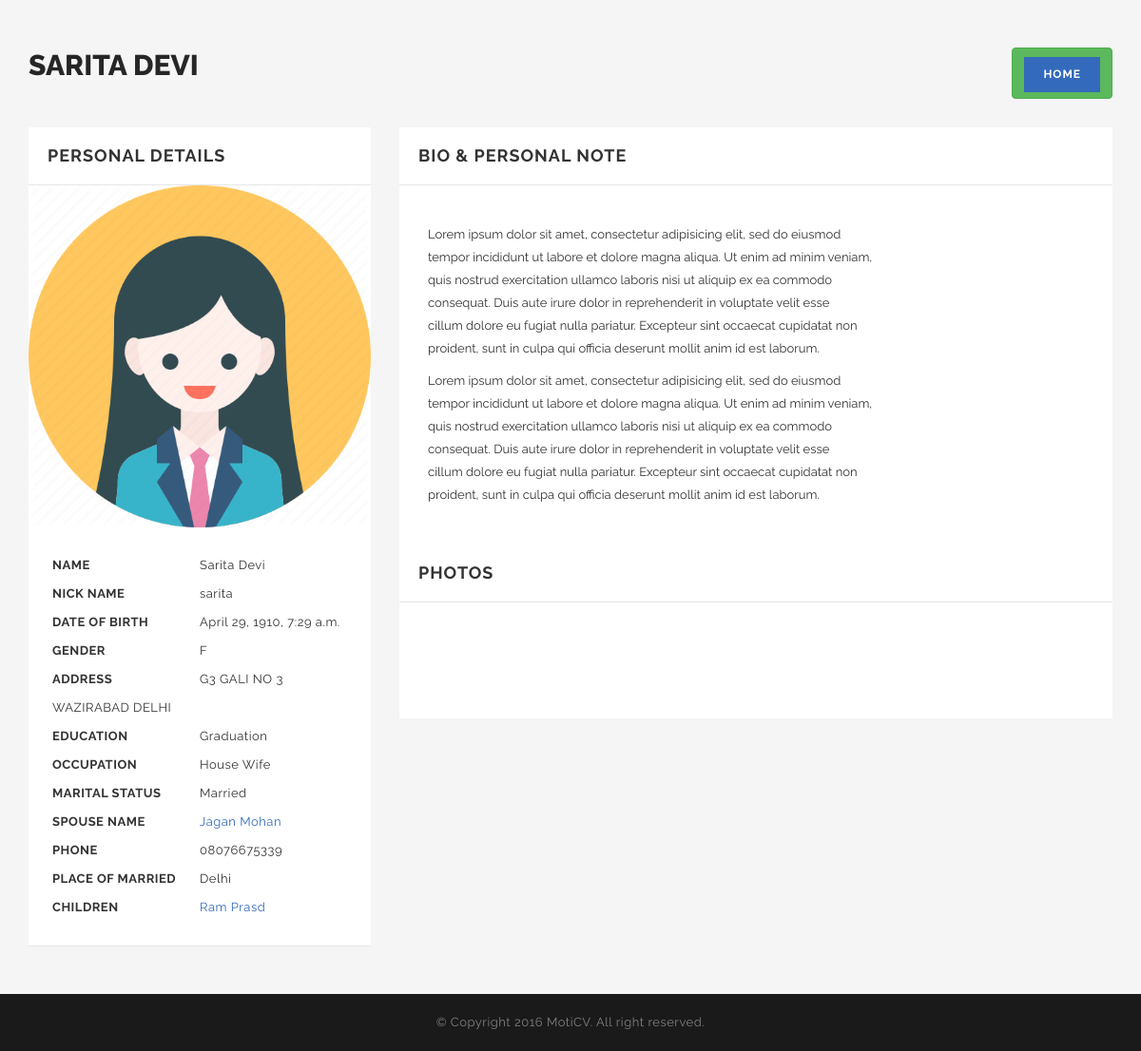
/p/1, run on the app's committed database.
### website/models.py (models this page shows, shortened)
class PersonProfile(models.Model):
	created_by = models.ForeignKey(User, on_delete=models.CASCADE)
	name = models.CharField(blank=False, max_length=255)
	nickname = models.CharField(blank=True, max_length=255)
	mobile = models.CharField(blank=True, max_length=20)
	photo = models.ImageField(upload_to='profile_pic', blank=True)
	fathers_name = models.ForeignKey('self', blank=True, null=True, on_delete=models.SET_NULL, related_name='father_name')
	mothers_name = models.ForeignKey('self', blank=True, null=True, on_delete=models.SET_NULL, related_name='mother_name')
	dob = models.DateTimeField(auto_now_add=False, blank=True)
	sex = models.CharField(blank=True, max_length=1, choices=[('M', 'Male'), ('F', 'Female')], default='M')
	education = models.TextField(blank=True)
	occupation = models.TextField(blank=True)
	address = models.TextField(blank=True)
	marital_status = models.CharField(blank=True, max_length=50, choices=[('Married', 'Married'), ('Un-Married', 'Un-Married')], default='Un-Married')
	spouse_name = models.ForeignKey('self', blank=True, null=True, on_delete=models.SET_NULL, related_name='sp_name')
	place_of_married = models.TextField(blank=True)
	general_note = HTMLField(blank=True)
	bio = HTMLField(blank=True)
	email = models.EmailField(blank=True)

### website/views.py (the view)
# urls.py: path('p/<pid>', views.prifile, name='profile'),
def prifile(request, pid):
	context = {'pid': pid}
	person = list(PersonProfile.objects.filter(id=pid).values())[0]
	try:
		context['fathers_name'] = list(PersonProfile.objects.filter(id=person['fathers_name_id']).values())[0]['name']
	except Exception as e:
		pass
	try:
		context['mothers_name'] = list(PersonProfile.objects.filter(id=person['mothers_name_id']).values())[0]['name']
	except Exception as e:
		pass
	try:
		context['spouse_name'] = list(PersonProfile.objects.filter(id=person['spouse_name_id']).values())[0]['name']
	except Exception as e:
		pass
	try:
		children = list(PersonChildren.objects.filter(parent__id=person['id']).values())
		c = []
		for child in children:
			name = list(PersonProfile.objects.filter(id=child['child_id']).values())[0]['name']
			child_id = child['child_id']
			c.append({'id': child_id, 'name': name})
		context['children'] = c
	except Exception as e:
		pass
	try:
		context['pics'] = list(PersonPhotos.objects.filter(person__id=person['id']).values('pic'))
	except Exception as e:
		pass
	context['person'] = person
	return render(request, 'website/profile.html', context)

### templates/website/profile.html (shortened to what this page needs)
<!doctype html>
<html class="no-js" lang="en">
<head>
{% load static %}
<link rel="stylesheet" href="{% static 'website/css/ionicons.min.css' %}">
<link rel="stylesheet" href="{% static 'website/css/bootstrap/bootstrap.min.css' %}">
<link rel="stylesheet" href="{% static 'website/css/font-awesome.min.css' %}">
<link rel="stylesheet" href="{% static 'website/css/main.css' %}">
<link rel="stylesheet" href="{% static 'website/css/style.css' %}">
<link rel="stylesheet" href="{% static 'website/css/responsive.css' %}">
</head>
<body>
<div id="wrap">
  <main class="cd-main-content">
    <div id="content">
      <div class="resume">
        <div class="container">
          <div class="top-head">
            <div class="row">
              <div class="col-sm-6">
                <h4>{{person.name}}</h4>
              </div>
              <div class="col-sm-6"> <span style="float: right;" class="btn btn-success"><a href="/">Home</a></span></div>
            </div>
          </div>
          <div class="row">
            <div class="col-md-4">
              <div class="side-bar">
                <h5 class="tittle">Personal Details</h5>
                <img src="/media/{{person.photo}}" class="img-responsive" alt="">
                <ul class="personal-info">
                  <li>
                    <p> <span> Name</span> {{person.name}} </p>
                  </li>
                  {% if person.nickname %}
                  <li>
                    <p> <span> Nick Name</span> {{person.nickname}} </p>
                  </li>
                  {% endif %}
                  {% if person.dob %}
                  <li>
                    <p> <span> Date of Birth</span> {{person.dob}} </p>
                  </li>
                  {% endif %}
                  <li>
                    <p> <span> Gender</span> {{person.sex}} </p>
                  </li>
                  {% if person.address %}
                  <li>
                    <p> <span> Address</span> {{person.address}} </p>
                  </li>
                  {% endif %}
                  {% if person.education %}
                  <li>
                    <p> <span> Education </span> {{person.education}} </p>
                  </li>
                  {% endif %}
                  {% if person.occupation %}
                  <li>
                    <p> <span> Occupation</span> {{person.occupation}} </p>
                  </li>
                  {% endif %}
                  {% if person.marital_status %}
                  <li>
                    <p> <span> Marital Status</span> {{person.marital_status}} </p>
                  </li>
                  {% endif %}
                  {% if spouse_name %}
                  <li>
                    <p> <span> Spouse Name</span> <a href="/p/{{person.spouse_name_id}}">  {{spouse_name}} </a> </p>
                  </li>
                  {% endif %}
                  {% if person.mobile %}
                  <li>
                    <p> <span> Phone</span> {{person.mobile}} </p>
                  </li>
                  {% endif %}
                  {% if person.place_of_married %}
                  <li>
                    <p> <span> Place of Married </span> {{person.place_of_married}} </p>
                  </li>
                  {% endif %}
                  {% if children|length > 0 %}
                  <li>
                    <p> <span> Children</span>
                      {% for child in children %}
                        <a href="/p/{{child.id}}"> {{child.name}} </a>
                      {% endfor %}
                    </p>
                  </li>
                  {% endif %}
                </ul>
              </div>
            </div>
            <div class="col-md-8">
              <div class="tab-content">
                <div role="tabpanel" class="tab-pane fade in active" id="resume">
                  <div class="inside-sec">
                    <h5 class="tittle">Bio & Personal Note</h5>
                    <div class="bio-info padding-30">
                      <p>{{person.bio | safe}}</p>
                      <p>{{person.general_note | safe}}</p>
                    </div>
                    <h5 class="tittle">Photos</h5>
                    <section class="portfolio padding-top-50 padding-bottom-50">
                    </section>
                  </div>
                </div>
              </div>
            </div>
          </div>
        </div>
      </div>
    </div>
  </main>
  <footer class="footer">
    <div class="rights">
      <p>© Copyright 2016 MotiCV. All right reserved.</p>
    </div>
  </footer>
</div>
</body>
</html>

### static/website/css/style.css (style rules this page uses)
* { margin: 0px; padding: 0px; }
body { background: #FFF; font-weight: normal; position: relative; font-size: 14px; font-family: 'Raleway', sans-serif; }
#wrap { position: relative; width: 100%; overflow: hidden; }
h1, h2, h3, h4, h5, h6 { color: #262626; font-weight: bold; text-transform: uppercase; font-family: 'Raleway', sans-serif; }
h4 { font-size: 30px; }
h5 { font-size: 18px; padding: 20px 0; margin: 0px; color: #333333; letter-spacing: 1px; }
p { color: #333333; font-size: 13px; line-height: 20px; letter-spacing: 0.5px; text-rendering: optimizeLegibility; }
a { -webkit-transition: all 0.4s ease-in-out; -moz-transition: all 0.4s ease-in-out; -o-transition: all 0.4s ease-in-out; -ms-transition: all 0.4s ease-in-out; transition: all 0.4s ease-in-out; text-decoration: none !important; }
img { -webkit-transition: 0.4s ease-in-out; -moz-transition: 0.4s ease-in-out; -ms-transition: 0.4s ease-in-out; -o-transition: 0.4s ease-in-out; transition: 0.4s ease-in-out; display: inline-block !important; }
ul { margin-bottom: 0px; }
li { list-style: none; }
a { text-decoration: none; color: #141414; }
section { position: relative; width: 100%; background: #fff; }
.resume { background: #f5f5f5; padding: 100px 0; }
h5.tittle { font-size: 18px; padding: 20px; margin: 0px; color: #333333; letter-spacing: 1px; border-bottom: 1px solid #e6e6e6; }
.top-head { margin-bottom: 30px; }
.top-head h4 { text-transform: uppercase; font-weight: 800; margin-right: 20px; float: left; margin: 0px; line-height: 38px; margin-right: 30px; display: inline-block; }
.top-head a { letter-spacing: 1px; background: #346abb; color: #fff; padding: 10px 20px; text-transform: uppercase; font-weight: bold; font-size: 12px; margin-top: 3px; display: inline-block; }
.side-bar { background: #fff; }
.side-bar .personal-info { padding: 25px; border-bottom: 1px solid #e6e6e6; }
.side-bar .personal-info li span { width: 50%; float: left; text-transform: uppercase; font-weight: bold; }
.side-bar .personal-info li p { margin: 0px; line-height: 30px; }
.side-bar .personal-info li a { color: #346abb; }
.inside-sec { width: 100%; display: inline-block; background: #fff; }
.bio-info p { line-height: 24px; letter-spacing: 0px; }
.rights { background: #1a1a1a; padding: 20px 0; text-align: center; }
.rights p { margin: 0px; color: #808080; }
.portfolio { padding: 20px; display: inline-block; width: 100%; }
article, aside, details, figcaption, figure, footer, header, hgroup, menu, nav, section, main { display: block; }
body { line-height: 1; }
ol, ul { list-style: none; }
.cd-main-content { min-height: 100%; position: relative; z-index: 2; -webkit-transform: translateZ(0); -webkit-backface-visibility: hidden; -webkit-transition-property: -webkit-transform; -moz-transition-property: -moz-transform; transition-property: transform; -webkit-transition-duration: 0.4s; -moz-transition-duration: 0.4s; transition-duration: 0.4s; }
#content:before { opacity: 0; position: absolute; height: 100%; width: 100%; left: 0px; right: 320px; margin-right: 320px; top: 0px; content: ""; display: none; background: rgba(0,0,0,0.5); z-index: 1; -webkit-transition: all 0.4s ease-in-out; -moz-transition: all 0.4s ease-in-out; -o-transition: all 0.4s ease-in-out; -ms-transition: all 0.4s ease-in-out; transition: all 0.4s ease-in-out; }
#content:before { z-index: 10 !important; }
img { max-width: 100%; height: auto; }
.inside-sec { padding-bottom: 20px; }
.tab-content { margin-bottom: 20px; }
.resume { padding: 50px 0; }

### data on the page
PersonProfile: name "SARITA DEVI", photo (placeholder picture), name "Sarita Devi", nickname "sarita", dob "April 29, 1910, 7:29 a.m.", sex "F", address "G3 GALI NO 3 WAZIRABAD DELHI", education "Graduation", occupation "House Wife", marital_status "Married", mobile "08076675339", place_of_married "Delhi", bio "Lorem ipsum dolor sit amet, consectetur adipisicing elit, sed do eiusmod tempor incididunt ut labore et dolore magna aliqua. Ut enim ad minim veniam, quis nostrud exercitation ullamco laboris nisi ut aliquip ex ea commodo consequat. Duis aute irure dolor in reprehenderit in voluptate velit esse cillum dolore eu fugiat nulla pariatur. Excepteur sint occaecat cupidatat non proident, sunt in culpa qui officia deserunt mollit anim id est laborum.", general_note "Lorem ipsum dolor sit amet, consectetur adipisicing elit, sed do eiusmod tempor incididunt ut labore et dolore magna aliqua. Ut enim ad minim veniam, quis nostrud exercitation ullamco laboris nisi ut aliquip ex ea commodo consequat. Duis aute irure dolor in reprehenderit in voluptate velit esse cillum dolore eu fugiat nulla pariatur. Excepteur sint occaecat cupidatat non proident, sunt in culpa qui officia deserunt mollit anim id est laborum."
PersonProfile: name "Jagan Mohan"
PersonProfile: name "Ram Prasd"
